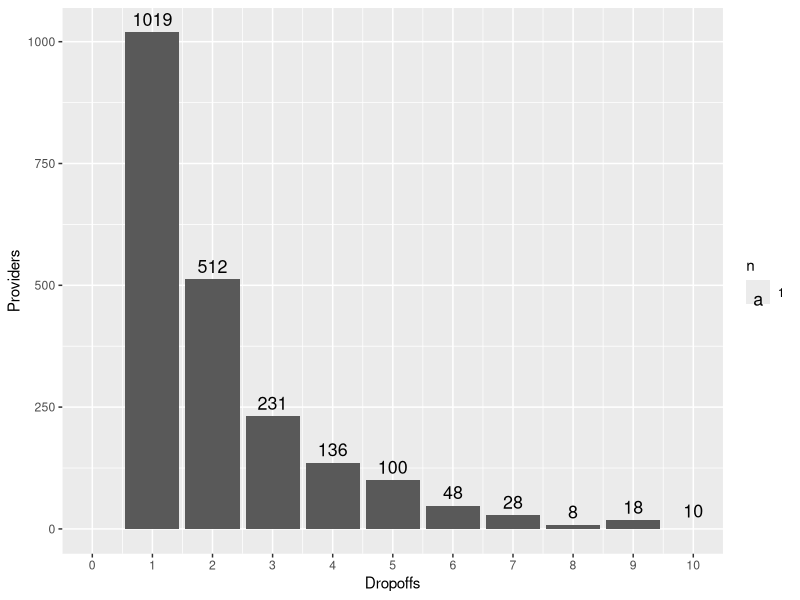

Generate this figure with R:
library(tidyverse)
library(ggplot2)

#load the data and group by provider count per dropoff level
df <- read.csv("Final_Dropoff_Data_xl.csv") %>%
    count(Count, wt=Count) %>%
    rename(Providers = n,Dropoffs = Count)

 plt <- ggplot(df, aes(x=Dropoffs,y=Providers)) +
        geom_col() +
        geom_text(aes(x = Dropoffs, y = Providers, label = Providers), stat = "sum", vjust = -0.5) +
        scale_x_continuous(n.breaks = 10, limits = c(0,10))

print(plt)
